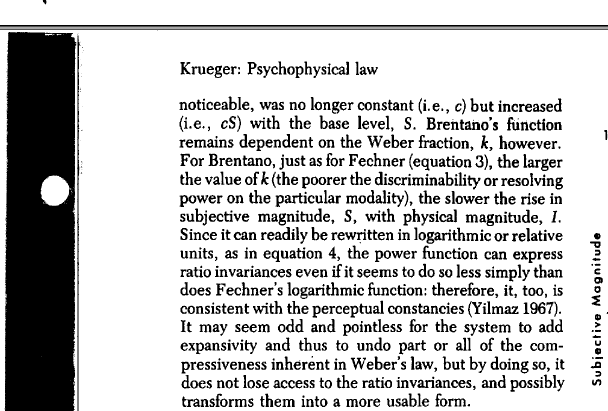
#> input picture textsample.tif, 1216 x 821 px, found by its file name (shown at 1/2 size)
$ python 'HW#5-code-1.py'
#> lines starting #> are read from the running program, lines starting #| are printed output that depends on the picture; after the words box and inside, x2 and y2 are one past the last pixel; in counts of white or black regions, pixels touching at a corner belong together
# -*- coding: utf-8 -*-
"""
Created on Mon Jul 22 15:24:06 2024

@author: Zakaria
"""


import cv2
import numpy as np
import matplotlib.pyplot as plt

# Load the image
image_path = "C:\\Users\\zezva\\Desktop\\HW#5\\textsample.tif"
image = cv2.imread(image_path, cv2.IMREAD_GRAYSCALE)
#> image is the input picture: shape (821, 1216); min 0, max 255, mean 199.6

# Extract the template subimage of 'a' (manually selected region)
x, y, w, h = 442, 198, 16, 25  # Example coordinates for the letter 'a'
template = image[y:y+h, x:x+w]

# Show the template image
plt.imshow(template, cmap='gray')
plt.title('Template Image')
plt.axis('off')
plt.show()
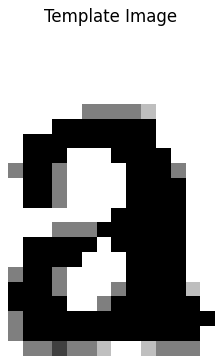
#> figure drawn by matplotlib, 1 panel

# Match the template
result = cv2.matchTemplate(image, template, cv2.TM_CCOEFF_NORMED)
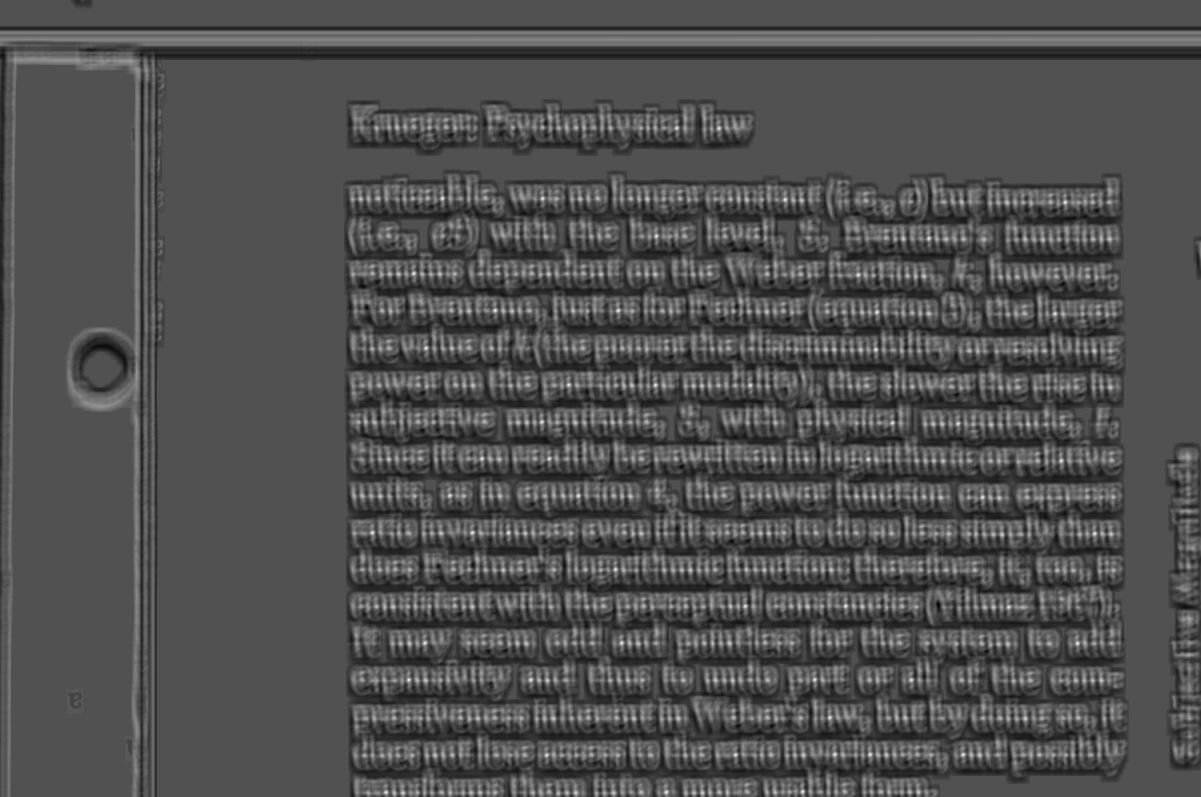
#> result: shape (797, 1201) float32; min -0.471, max 1, mean -0.00753; drawn with min black and max white

# Threshold peaks
threshold = 0.8  # Adjust this threshold as necessary
loc = np.where(result >= threshold)
#> loc = 86 positions, rows 128 to 792, columns 372 to 1094

# Create a binary image of the peaks
binary_peaks = np.zeros_like(result)
binary_peaks[loc] = 1

# Use connectedComponentsWithStats to extract the centroids of the peaks
num_labels, labels, stats, centroids = cv2.connectedComponentsWithStats(binary_peaks.astype(np.uint8), connectivity=8)

# Draw rectangles on the original image at the detected locations
output_image = cv2.cvtColor(image, cv2.COLOR_GRAY2BGR)
count_a = num_labels - 1  # Subtract 1 because background is also labeled

for pt in zip(*loc[::-1]):
    top_left = (pt[0], pt[1])
    bottom_right = (pt[0] + w, pt[1] + h)
    cv2.rectangle(output_image, top_left, bottom_right, (0, 0, 255), 1)
#> this loop made 86 passes
#> (top_left, bottom_right) on passes 1 to 12: ((676, 128), (692, 153)), ((718, 128), (734, 153)), ((719, 128), (735, 153)), ((442, 198), (458, 223)), ((542, 198), (558, 223)), ((785, 199), (801, 224)), ((1065, 202), (1081, 227)), ((656, 235), (672, 260)), ((656, 236), (672, 261)), ((928, 238), (944, 263)), ((929, 238), (945, 263)), ((413, 273), (429, 298))
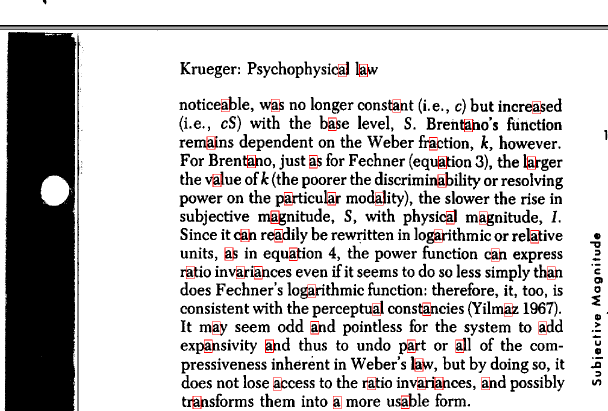
#> output_image: shape (821, 1216, 3) (shown at 1/2 size); 0.57% of pixels changed, all inside (x1, y1, x2, y2) = (372, 128, 1111, 818)

# Show the template image, the scores image, and the result
plt.figure(figsize=(15, 5))
plt.subplot(1, 3, 1)
plt.title('Template Image')
plt.imshow(template, cmap='gray')
plt.axis('off')

plt.subplot(1, 3, 2)
plt.title('Scores Image')
plt.imshow(result, cmap='gray')
plt.colorbar()
plt.axis('off')

plt.subplot(1, 3, 3)
plt.title('Detected "a"s in Image')
plt.imshow(output_image)
plt.axis('off')
plt.show()
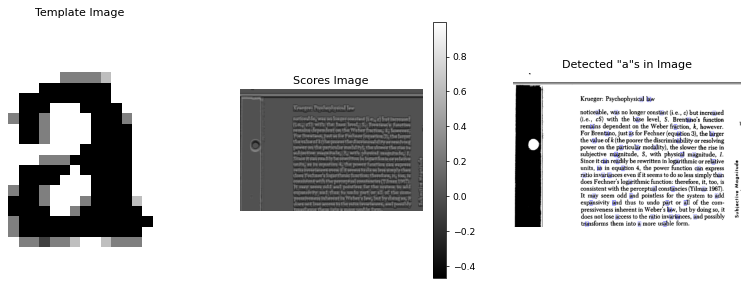
#> figure drawn by matplotlib, 4 panels; B, G, R data is drawn as R, G, B

# Save the result image
output_image_path = "C:\\Users\\zezva\\Desktop\\HW#5\\output_image_with_a_markers.png"
cv2.imwrite(output_image_path, output_image)

# Save the scores image
scores_image_path = "C:\\Users\\zezva\\Desktop\\HW#5\\scores_image.png"
cv2.imwrite(scores_image_path, (result * 255).astype(np.uint8))
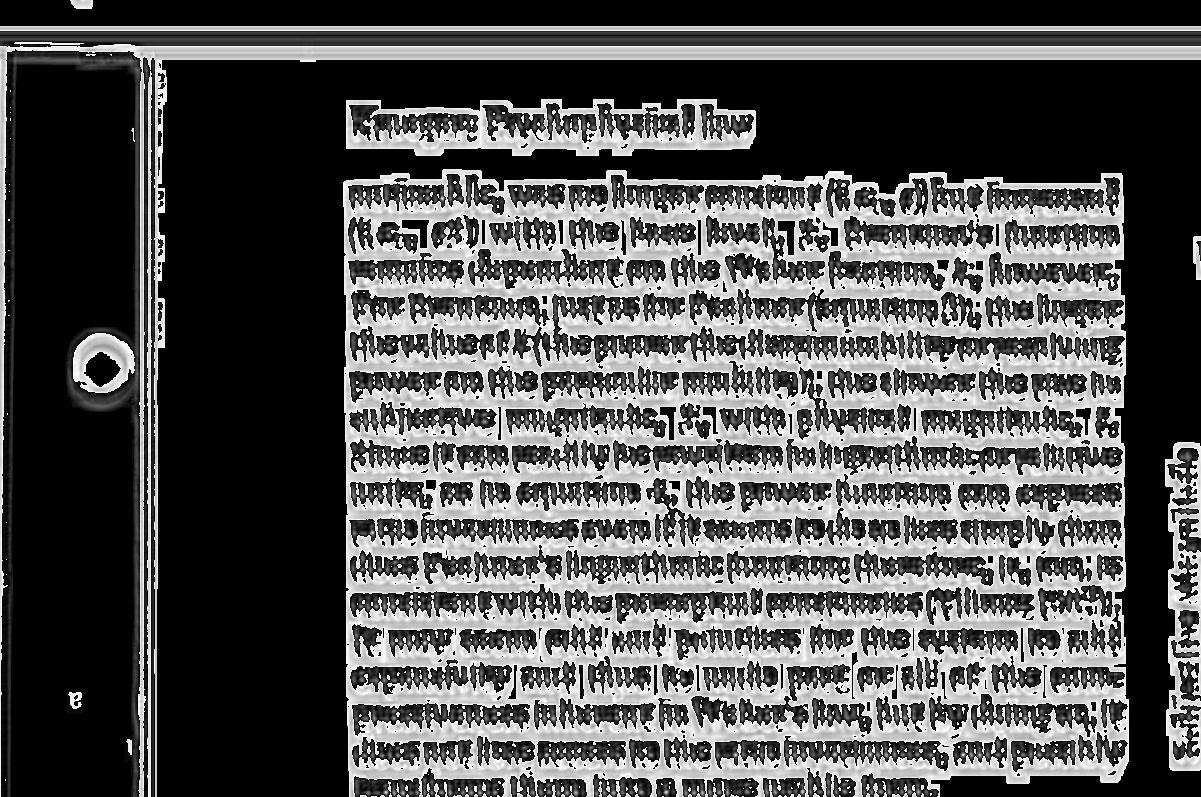
#> saved as scores_image.png: shape (797, 1201); min 0, max 255, mean 83.8

# Print the number of detected 'a's
print(f'Number of detected "a"s: {count_a}')

rm = cv2.normalize(result, None, 0, 255,
                   cv2.NORM_MINMAX).astype(np.uint8)

res_thresholded = cv2.threshold(rm, 200, 255, cv2.THRESH_BINARY)

cv2.imwrite("C:\\Users\\zezva\\Desktop\\HW#5\\scores_img.png", res_thresholded)
